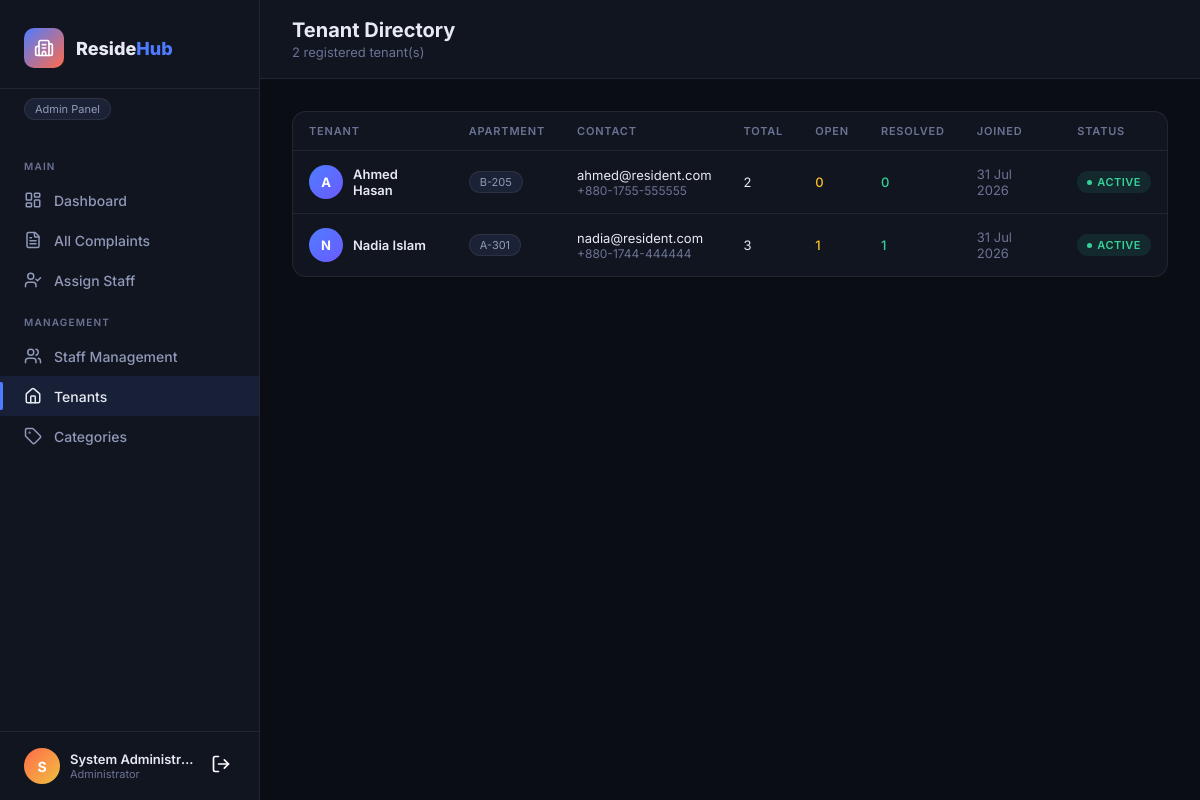
The app's page /admin/tenants.php (signed in) with its own data.
### tables this page shows
CREATE TABLE users (
    user_id INT AUTO_INCREMENT PRIMARY KEY,
    full_name VARCHAR(100) NOT NULL,
    email VARCHAR(100) NOT NULL UNIQUE,
    password VARCHAR(255) NOT NULL,
    phone VARCHAR(20),
    role ENUM('admin','staff','resident') NOT NULL DEFAULT 'resident',
    created_at TIMESTAMP DEFAULT CURRENT_TIMESTAMP
);

### includes/config.php (called while the page is built, shortened)
<?php
function currentUser(): ?array
{
    return [
        'id' => $_SESSION['user_id'],
        'user_id' => $_SESSION['user_id'],
        'full_name' => $_SESSION['full_name'] ?? '',
        'name' => $_SESSION['full_name'] ?? '',
        'email' => $_SESSION['email'] ?? '',
        'role' => $_SESSION['role'] ?? '',
        'profile_id' => $_SESSION['profile_id'] ?? null,
    ];
}

### admin/tenants.php (the view, shortened to what this page needs)
<?php
require_once __DIR__ . '/../includes/config.php';
$user = currentUser();
$db = getDB();
$tenants = $db->query("
    SELECT u.user_id, u.full_name, u.email, u.phone, u.created_at,
           rp.apartment_number,
           COUNT(c.complaint_id) AS total_complaints,
           SUM(CASE WHEN c.complaint_status = 'pending' THEN 1 ELSE 0 END) AS open_cnt,
           SUM(CASE WHEN c.complaint_status = 'resolved' THEN 1 ELSE 0 END) AS resolved_cnt
    FROM users u
    LEFT JOIN resident_profiles rp ON rp.user_id = u.user_id
    LEFT JOIN complaints c ON c.resident_id = rp.resident_id
    WHERE u.role = 'resident'
    GROUP BY u.user_id, u.full_name, u.email, u.phone, u.created_at, rp.apartment_number
    ORDER BY u.full_name
")->fetchAll();
?>
<!DOCTYPE html>
<html lang="en">
<head>
<link rel="stylesheet" href="../assets/css/dashboard.css?v=<?= time() ?>">
</head>
<body>
<aside class="sidebar">
  <div class="sidebar-brand">
    <div class="sidebar-icon">
      <i data-lucide="building-2" width="20" height="20" style="color:#fff;"></i>
    </div>
    <div class="sidebar-name">Reside<span>Hub</span></div>
  </div>
  <div style="padding:0 24px 12px;margin-top:8px;"><span class="tag">Admin Panel</span></div>
  <nav class="sidebar-nav">
    <div class="nav-section">Main</div>
    <a class="nav-item" href="dashboard.php"><i data-lucide="layout-dashboard" width="18" height="18"></i> Dashboard</a>
    <a class="nav-item" href="complaints.php"><i data-lucide="file-text" width="18" height="18"></i> All Complaints</a>
    <a class="nav-item" href="assign.php"><i data-lucide="user-check" width="18" height="18"></i> Assign Staff</a>
    <div class="nav-section">Management</div>
    <a class="nav-item" href="staff.php"><i data-lucide="users" width="18" height="18"></i> Staff Management</a>
    <a class="nav-item active" href="tenants.php"><i data-lucide="home" width="18" height="18"></i> Tenants</a>
    <a class="nav-item" href="categories.php"><i data-lucide="tag" width="18" height="18"></i> Categories</a>
  </nav>
  <div class="sidebar-footer">
    <div class="user-card">
      <div class="user-avatar"><?= strtoupper(substr($user['full_name'],0,1)) ?></div>
      <div class="user-info"><div class="user-name"><?= htmlspecialchars($user['full_name']) ?></div><div class="user-email">Administrator</div></div>
      <button class="logout-btn" onclick="logout()" title="Log out"><i data-lucide="log-out" width="20" height="20"></i></button>
    </div>
  </div>
</aside>
<div class="main-content">
  <div class="topbar">
    <div>
      <div class="page-title">Tenant Directory</div>
      <div class="page-sub"><?= count($tenants) ?> registered tenant(s)</div>
    </div>
  </div>
  <div class="content-area">
    <div class="card" style="padding:0;">
      <div class="table-wrap">
        <table>
          <thead>
            <tr>
              <th>Tenant</th>
              <th>Apartment</th>
              <th>Contact</th>
              <th>Total</th>
              <th>Open</th>
              <th>Resolved</th>
              <th>Joined</th>
              <th>Status</th>
            </tr>
          </thead>
          <tbody>
            <?php foreach ($tenants as $t): ?>
              <tr>
                <td>
                  <div style="display:flex;align-items:center;gap:10px;">
                    <div
                      style="width:34px;height:34px;border-radius:50%;background:linear-gradient(135deg,var(--accent),#6b5bff);display:grid;place-items:center;font-weight:700;color:#fff;flex-shrink:0;">
                      <?= strtoupper(substr($t['full_name'], 0, 1)) ?>
                    </div>
                    <span style="font-weight:600;color:var(--text);"><?= htmlspecialchars($t['full_name']) ?></span>
                  </div>
                </td>
                <td><span class="tag"><?= htmlspecialchars($t['apartment_number'] ?? '—') ?></span></td>
                <td>
                  <div style="font-size:13px;"><?= htmlspecialchars($t['email']) ?></div>
                  <div style="font-size:12px;color:var(--muted);"><?= htmlspecialchars($t['phone'] ?? '—') ?></div>
                </td>
                <td><?= $t['total_complaints'] ?></td>
                <td><span style="color:var(--pending);font-weight:500;"><?= $t['open_cnt'] ?></span></td>
                <td><span style="color:var(--success);font-weight:500;"><?= $t['resolved_cnt'] ?></span></td>
                <td style="font-size:13px;color:var(--muted);"><?= date('d M Y', strtotime($t['created_at'])) ?></td>
                <td>
                  <span class="badge badge-resolved">Active</span>
                </td>
              </tr>
            <?php endforeach; ?>
          </tbody>
        </table>
      </div>
    </div>
  </div>
</div>
</body>
</html>

### records on screen
users: full_name "A", full_name "Ahmed Hasan", apartment_number "B-205", email "ahmed@resident.com", phone "+880-1755-555555", total_complaints "2", open_cnt "0", resolved_cnt "0", created_at "31 Jul 2026"
users: full_name "N", full_name "Nadia Islam", apartment_number "A-301", email "nadia@resident.com", phone "+880-1744-444444", total_complaints "3", open_cnt "1", resolved_cnt "1", created_at "31 Jul 2026"

### other values on screen
substr($user['full_name'],0,1) "S"
$user['full_name'] "System Administr…"
count($tenants) "2"
